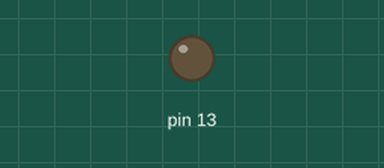
Simulated run of this sketch. Board: Arduino Uno, built with avr-gcc and run on an emulated ATmega328P. Parts: output pins drawn as LEDs (lit = HIGH). Sleep ends after the set time or at an interrupt; EEPROM starts erased; what the sketch prints to the serial monitor is not drawn. At 22.5 s the program stops and its outputs stay as they are.

Above: at 0.1 s.
At 22.5 s:
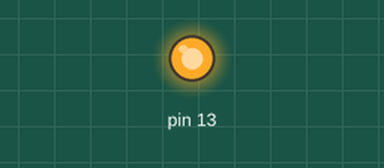
Timing chart, 0 to 24.0 s (numbered marks = the images above):
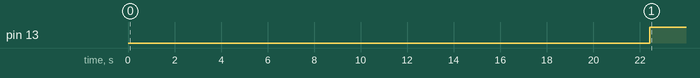

Measured:
- by itself, pin 13: LOW → HIGH at 22.4 s

The sketch:

eeprom_check.ino
```cpp
#include <EEPROM.h>
#include <avr/sleep.h>

void setup()
{
  /*  Check EEPROM by writing multiple patterns and confirmimg the stored values
   *  By Pedro Ribeiro pamribeirox@gmail.com
   *  Based on EEPROM library examples
   *  December 2015
   */
  /***
    Iterate through each byte of the EEPROM storage.

    Larger AVR processors have larger EEPROM sizes, E.g:
    - Arduno Duemilanove: 512b EEPROM storage.
    - Arduino Uno:        1kb EEPROM storage.
    - Arduino Mega:       4kb EEPROM storage.

   ***/

  byte patt[] = { 0x00, 0xFF, 0x55, 0xAA, 0x00 };
  pinMode(13, OUTPUT);
  Serial.begin(9600);
  Serial.println("EEPROM TEST BY Pedro Ribeiro");
  delay(5000);
  Serial.print("EEPROM DETECTED SIZE: ");
  Serial.println(EEPROM.length());
  for ( int p = 0; p < sizeof(patt)/sizeof(patt[0]) ; p++) {
    int i;
    Serial.print("TEST WITH: ");
    if(p) Serial.println(patt[p],HEX);
    else Serial.println("8 bit LSB ADDR");
    Serial.print(" WRITE: ");
    for (i = 0 ; i < EEPROM.length() ; i++ ) {
      EEPROM.write(i, p?patt[p]:i&0xFF);
      if(i % 128 == 0) Serial.print("W");
    }
    Serial.print(" ");
    Serial.print(i);
    Serial.println(" bytes");

    Serial.print(" READ: ");
    for (i = 0 ; i < EEPROM.length() ; i++ ) {
     if(EEPROM.read(i) != (p?patt[p]:i&0xFF)) {
       Serial.print(" ERROR AT ");
       Serial.print(i);
       Serial.print(" VALUE ");
       Serial.print(EEPROM.read(i));
       Serial.print(" != ");
       Serial.print(p?patt[p]:i&0xFF);
       Serial.println(" EXPECTED ");
       while(1) {
          digitalWrite(13, HIGH);
          delay(1000);
          digitalWrite(13, LOW);
          delay(1000);
       };
      }
      if(i % 128 == 0) Serial.print("R");
    }
    Serial.print(" ");
    Serial.print(i);
    Serial.println(" bytes OK");
  }
  Serial.println("EEPROM OK");
  // turn the LED on when we're done
  digitalWrite(13, HIGH);
  Serial.flush();
  // HALT
  cli();
  sleep_enable();
  sleep_cpu();
}

void loop(){ /** Empty loop. **/ }
```
